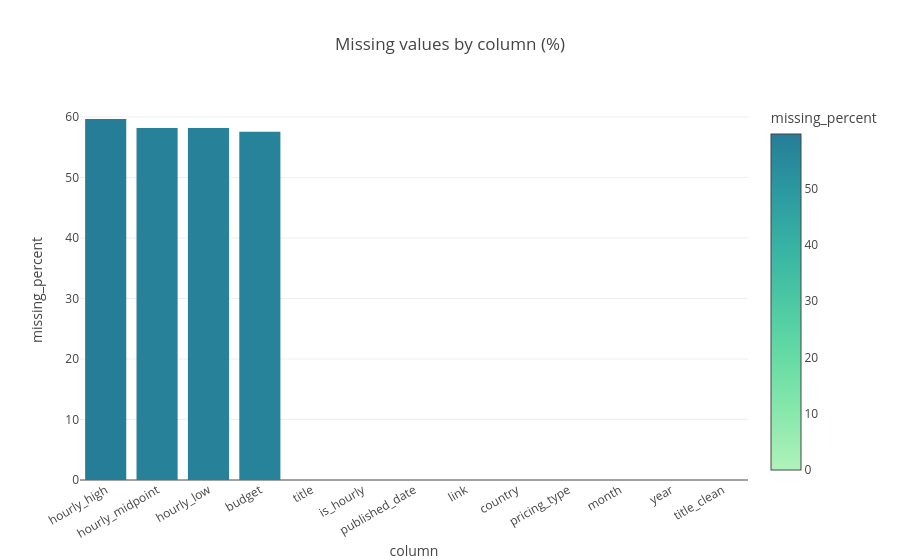

Here is the notebook cell this chart was saved with:
### Markdown cell above
<h2><span style="color:lightblue"><b>Important Data-quality review</b></span></h2>



Missing hourly rates and budgets should not automatically be replaced with zero. A missing value does not mean that the project pays nothing. Also, the dataset should be checked for duplicate links, invalid dates, and inconsistent pricing fields before analysis.

### Code cell
quality = pd.DataFrame({
    "missing_count": jobs.isna().sum(),
    "missing_percent": (jobs.isna().mean() * 100).round(2)
}).sort_values("missing_percent", ascending=False)
display(quality)
fig = px.bar(quality.reset_index(names="column"), x="column", y="missing_percent",
             color="missing_percent", color_continuous_scale="Tealgrn",
             title="Missing values by column (%)")
fig.update_layout(xaxis_tickangle=-30)
fig.show()
display(jobs["pricing_type"].value_counts().rename_axis("pricing_type").to_frame("postings"))

### Figure 1 — Plotly figure (JSON) as saved in the notebook; plotly's stock layout.template omitted (floating-point values rounded to 4 significant figures)
{"data": [{"hovertemplate": "column=%{x}<br>missing_percent=%{marker.color}<extra></extra>", "legendgroup": "", "marker": {"color": [59.66, 58.17, 58.17, 57.57, 0.0, 0.0, 0.0, 0.0, 0.0, 0.0, 0.0, 0.0, 0.0], "coloraxis": "coloraxis", "pattern": {"shape": ""}}, "name": "", "orientation": "v", "showlegend": false, "textposition": "auto", "type": "bar", "x": ["hourly_high", "hourly_midpoint", "hourly_low", "budget", "title", "is_hourly", "published_date", "link", "country", "pricing_type", "month", "year", "title_clean"], "xaxis": "x", "y": [59.66, 58.17, 58.17, 57.57, 0.0, 0.0, 0.0, 0.0, 0.0, 0.0, 0.0, 0.0, 0.0], "yaxis": "y"}], "layout": {"barmode": "relative", "coloraxis": {"autocolorscale": false, "colorbar": {"title": {"text": "missing_percent"}}, "colorscale": [[0, "rgb(176, 242, 188)"], [0.1667, "rgb(137, 232, 172)"], [0.3333, "rgb(103, 219, 165)"], [0.5, "rgb(76, 200, 163)"], [0.6667, "rgb(56, 178, 163)"], [0.8333, "rgb(44, 152, 160)"], [1, "rgb(37, 125, 152)"]]}, "legend": {"tracegroupgap": 0}, "title": {"text": "Missing values by column (%)"}, "xaxis": {"anchor": "y", "domain": [0, 1], "tickangle": -30, "title": {"text": "column"}}, "yaxis": {"anchor": "x", "domain": [0, 1], "title": {"text": "missing_percent"}}}}
